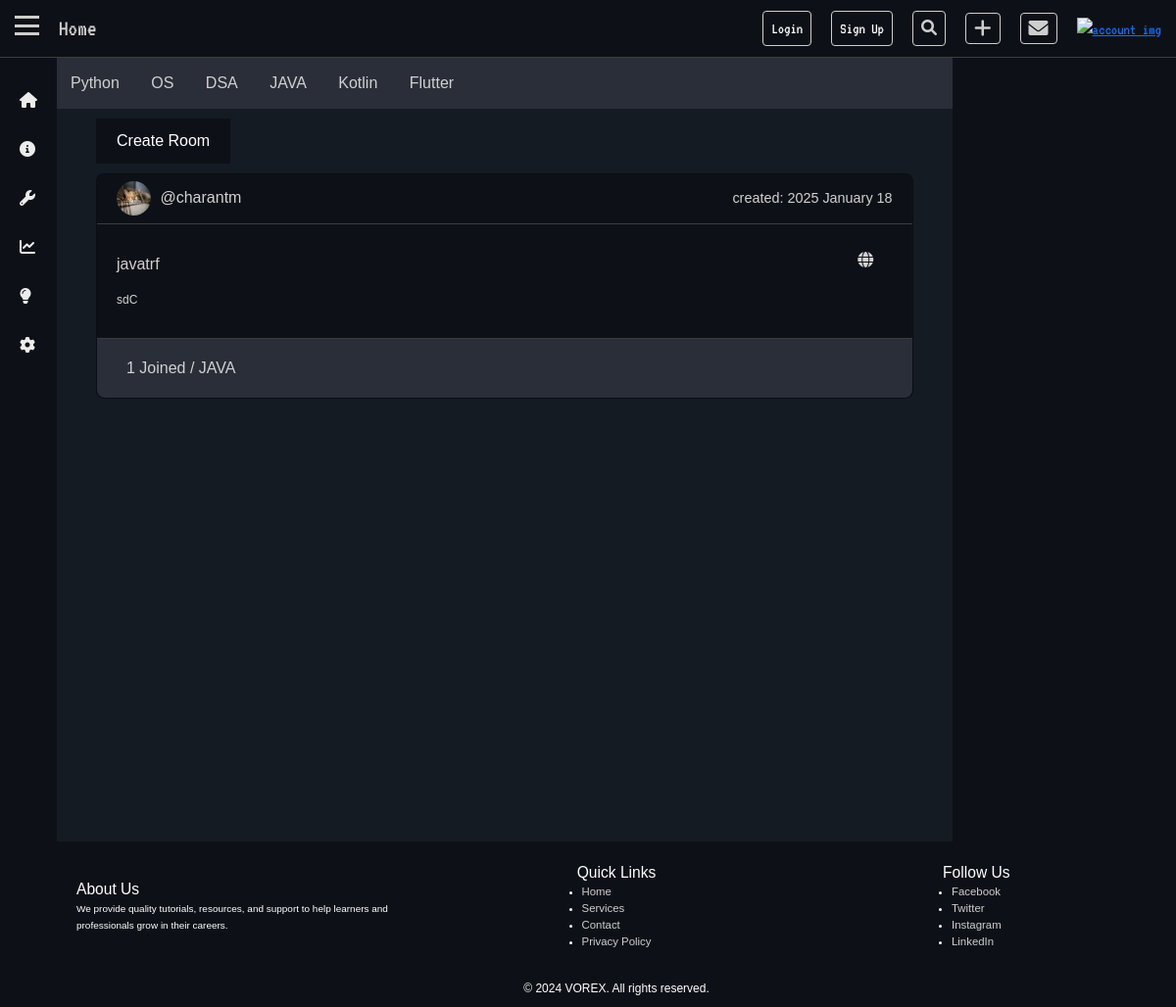
Before: / with the older database file.
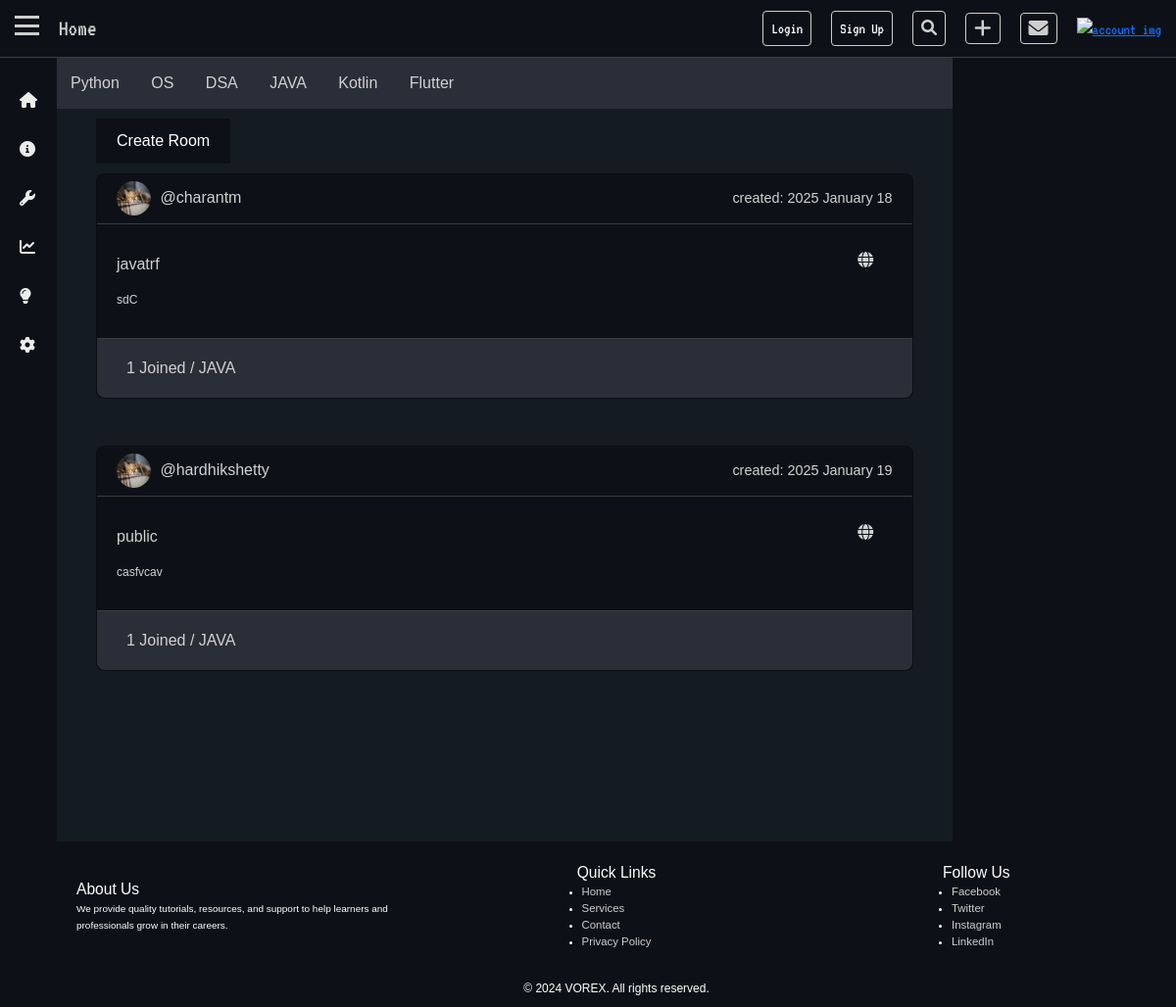
After: the same page with the newer database file.
### base/models.py (models this page shows, shortened)
class Tag(models.Model):
    name = models.CharField(max_length=500, unique=True)

class Room(models.Model):
    created_by = models.ForeignKey(User, on_delete=models.CASCADE,related_name="rooms",null=True)
    name = models.CharField(max_length=50)
    tags = models.ManyToManyField(Tag, related_name="rooms")
    description = models.TextField(blank=True, null=True)
    created_at = models.DateTimeField(auto_now_add=True)
    updated_at = models.DateTimeField(auto_now=True)
    is_private = models.BooleanField(default=False)
    members_count = models.ManyToManyField(User, related_name="member_count")
    def member_count(self):
        return self.members_count.count()

### base/views.py (the view)
# urls.py: path('',views.home, name='Home'),
def home(request):
    if request.user.is_authenticated:
        if request.user.is_superuser:
            room = Room.objects.all()
        else:
            room = Room.objects.filter(is_private=False) | Room.objects.filter(
                created_by=request.user)
    else:
        room = Room.objects.filter(is_private=False)
    tag = Tag.objects.all()
    context = {'rooms': room, 'tags': tag}
    return render(request, 'base/home.html', context)

### base/templates/base/home.html (shortened to what this page needs)
{% extends 'base.html' %} {% load static %}  {% block link %}
<link rel="stylesheet" href="{% static 'css/body.css' %}" />
{% endblock %} {% block nav %}
<a href="/">Home </a>
{% endblock %} {% block content %}
<div class="main-body">
  <div class="topic">
    {% for tag in tags %}
    <a href="{% url 'Tag' tag.name %}">{{tag.name}}</a>
    {% endfor %}
  </div>
  <div class="create-room-btn">
    <button onclick="openModal()">Create Room</button>
  </div>
  <div class="content">
    <div class="row g-5">
      {% for room in rooms %}
      <div class="col-md-6 col-lg-12 col-md-12">
        <div class="card">
          <div class="card-top">
            <div class="card-top-left">
              <img src="{% static 'assets/2019_07_29_77135_1564383613._large.jpg' %}" alt="" />
              <a href="{% url 'Profile' room.created_by.username %}">@{{room.created_by.username}}</a>
            </div>
            <p>created: {{room.created_at|date:"Y F j"}}</p>
          </div>
          <div class="card-mid">
            <div class="card-mid-left">
              <a href="{% url 'Rooms' room.name %}">{{room.name}}</a>
              <small>{{room.description}}</small>
            </div>
            <div class="card-mid-right">
               {% if room.is_private %}
              <div class="card-mid-right-gobal">
                <i class="fa-solid fa-lock"></i>
              </div>
              {% else %}
              <div class="card-mid-right-gobal">
                <i class="fa-solid fa-globe"></i>
              </div>
              {% endif %}
            </div>
          </div>
          <div class="card-bottom">
            <p>
              {{room.member_count}} Joined / {% for tag in room.tags.all %}
              <a href="{% url 'Tag' tag.name %}">{{ tag.name }}</a>
              {% endfor %}
            </p>
          </div>
        </div>
      </div>
      {% endfor %}
    </div>
  </div>
  <div class="activity"></div>
</div>
{% endblock %}

Changed rows visible on the page:
added Room: created_by.username "hardhikshetty", created_at "2025 January 19", name "public", description "casfvcav", is_private False (drawn), member_count "1", Tag (name "JAVA")
